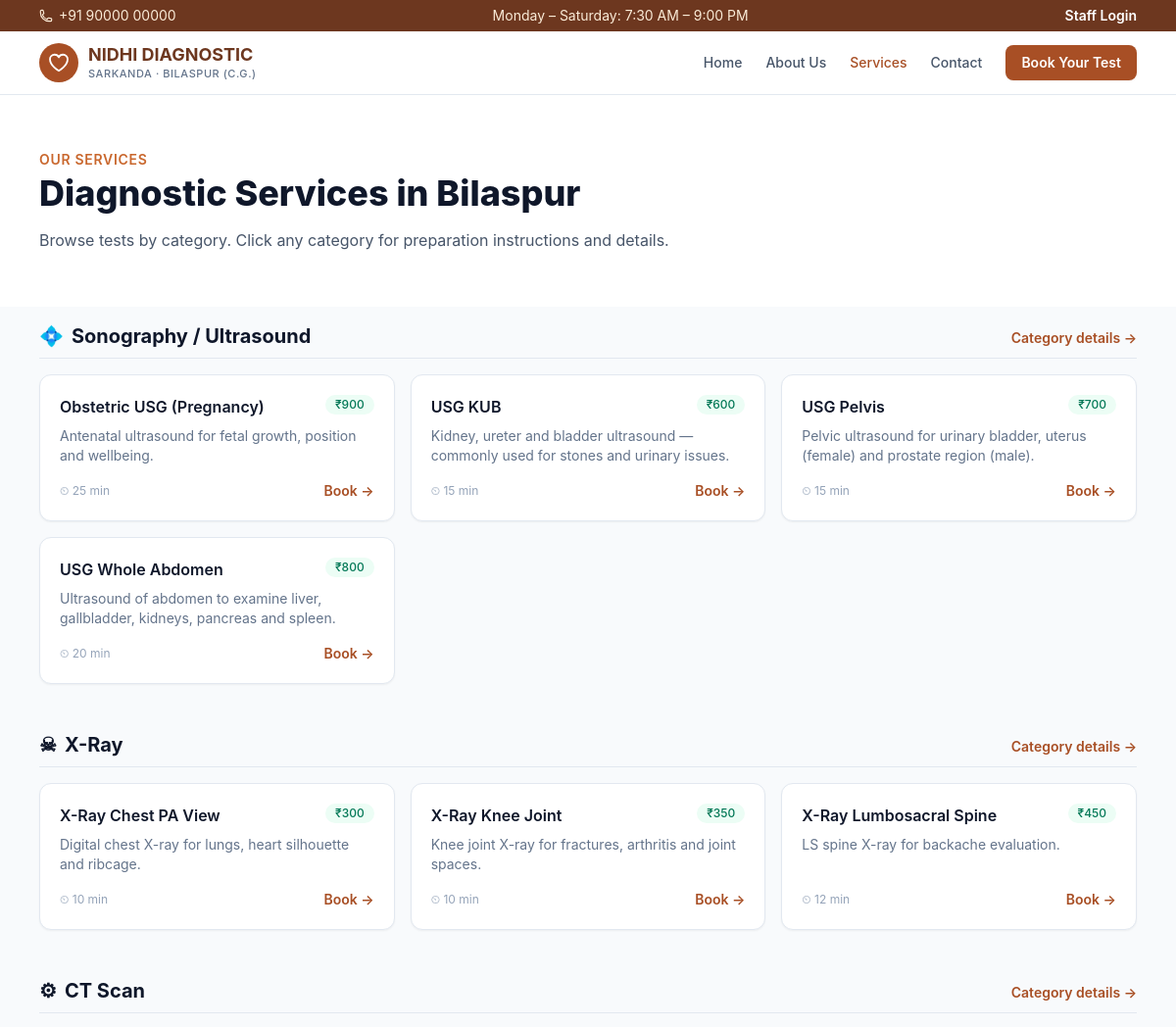
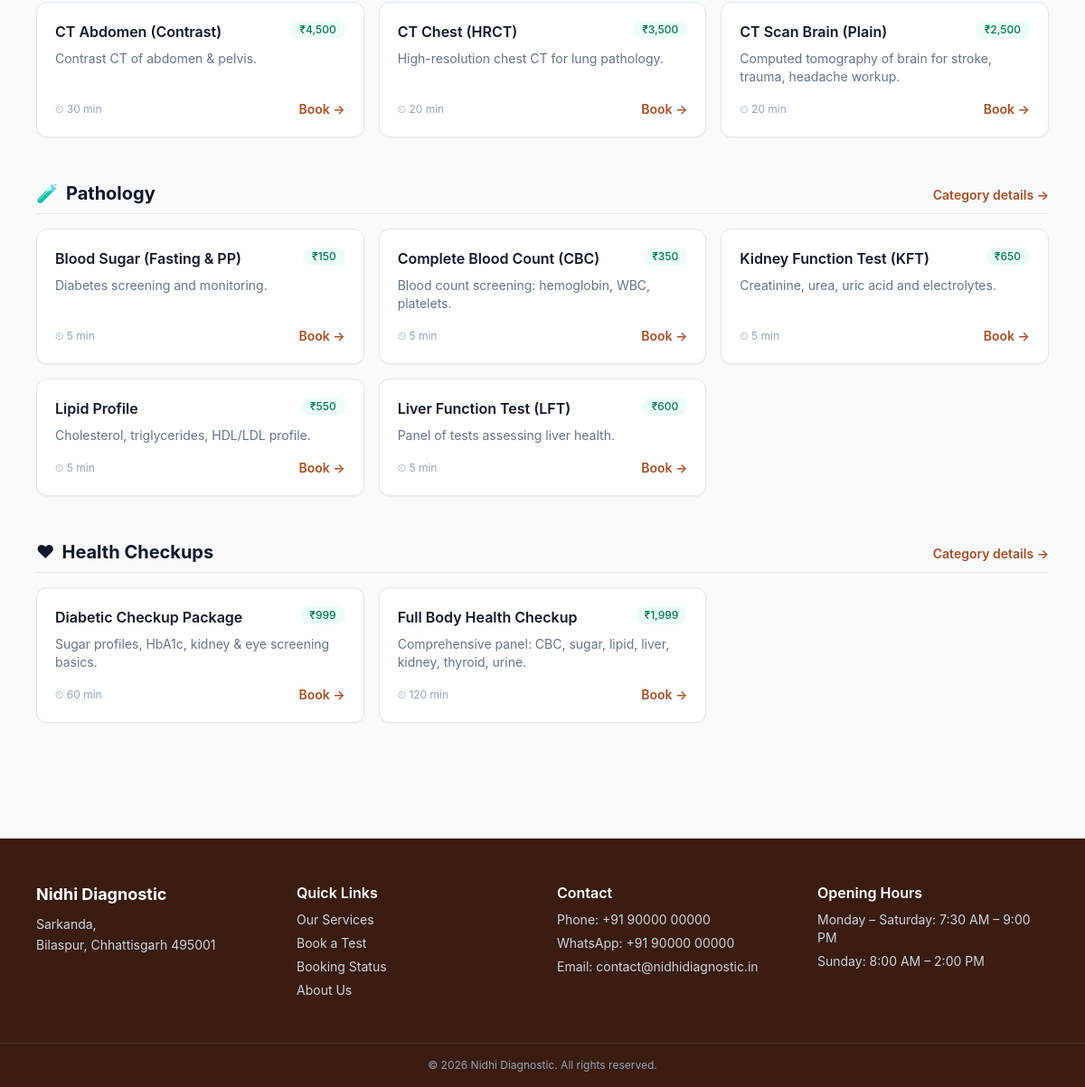
/services, run on the app's committed database (2 pictures, top to bottom).
### app/utils/helpers.py (models this page shows, shortened)
class Setting(db.Model):
    __tablename__ = "settings"
    key = db.Column(db.String(64), primary_key=True)
    value = db.Column(db.Text, nullable=False, default="")
    updated_at = db.Column(
        db.DateTime, default=lambda: datetime.now(timezone.utc).replace(tzinfo=None),
        onupdate=lambda: datetime.now(timezone.utc).replace(tzinfo=None),
    )
    updated_by = db.Column(db.Integer, db.ForeignKey("users.id", ondelete="SET NULL"))

### app/models/service.py (models this page shows, shortened)
class ServiceCategory(db.Model, TimestampMixin):
    __tablename__ = "service_categories"
    id = db.Column(db.Integer, primary_key=True)
    name = db.Column(db.String(96), unique=True, nullable=False)
    slug = db.Column(db.String(96), unique=True, nullable=False, index=True)
    icon = db.Column(db.String(64))  # inline svg key / emoji
    description = db.Column(db.Text)
    sort_order = db.Column(db.Integer, default=0, nullable=False)
    is_active = db.Column(db.Boolean, default=True, nullable=False)
    services = db.relationship(
        "Service", back_populates="category", lazy="dynamic",
        order_by="Service.name",
    )

class Service(db.Model, TimestampMixin):
    __tablename__ = "services"
    id = db.Column(db.Integer, primary_key=True)
    code = db.Column(db.String(32), unique=True, nullable=False, index=True)
    name = db.Column(db.String(128), nullable=False, index=True)
    category_id = db.Column(
        db.Integer, db.ForeignKey("service_categories.id"), nullable=False
    )
    description = db.Column(db.Text)
    preparation_instructions = db.Column(db.Text)
    duration_minutes = db.Column(db.Integer, default=30)
    price = db.Column(db.Numeric(10, 2), nullable=False, default=0)
    show_price_public = db.Column(db.Boolean, default=True, nullable=False)
    discount_eligible = db.Column(db.Boolean, default=True, nullable=False)
    tax_percent = db.Column(db.Numeric(5, 2), default=0, nullable=False)
    requires_appointment = db.Column(db.Boolean, default=True, nullable=False)
    is_active = db.Column(db.Boolean, default=True, nullable=False)
    category = db.relationship("ServiceCategory", back_populates="services")
    bookings = db.relationship(
        "BookingService", back_populates="service", lazy="dynamic"
    )

### app/website/routes.py (the view)
@website_bp.route("/services")
def services():
    cats = _active_categories()
    show_prices = show_public_prices()
    return render_template("website/services.html", categories=cats, show_prices=show_prices)

### app/utils/helpers.py (called while the page is built)
def get_setting(key, default=""):
    row = db.session.get(Setting, key)
    if row is not None:
        return row.value
    return SETTING_DEFAULTS.get(key, default)

def show_public_prices() -> bool:
    return get_setting("show_service_prices_public", "0") in {"1", "true", "True"}

### app/website/routes.py (called while the page is built)
def _active_categories():
    return (
        ServiceCategory.query.filter_by(is_active=True)
        .order_by(ServiceCategory.sort_order, ServiceCategory.name)
        .all()
    )

### app/templates/website/services.html (shortened to what this page needs)
{% extends "website/base.html" %}
{% block content %}
<section class="bg-white">
  <div class="mx-auto max-w-6xl px-4 py-14">
    <p class="text-sm font-semibold uppercase tracking-wider text-brand-600">Our Services</p>
    <h1 class="mt-1 text-3xl font-extrabold text-slate-900 sm:text-4xl">Diagnostic Services in Bilaspur</h1>
    <p class="mt-4 max-w-2xl text-slate-600">Browse tests by category. Click any category for preparation instructions and details.</p>
  </div>
</section>
<section class="mx-auto max-w-6xl space-y-12 px-4 pb-16 pt-4">
  {% for cat in categories %}
  <div id="{{ cat.slug }}">
    <div class="flex flex-wrap items-baseline justify-between gap-2 border-b border-slate-200 pb-2">
      <h2 class="flex items-center gap-2 text-xl font-bold text-slate-900">
        <span>{{ cat.icon or '&#9877;' }}</span> {{ cat.name }}
      </h2>
      <a href="{{ url_for('website.category', slug=cat.slug) }}" class="text-sm font-semibold text-brand-700 hover:underline">Category details &rarr;</a>
    </div>
    <div class="mt-4 grid gap-4 sm:grid-cols-2 lg:grid-cols-3">
      {% for svc in cat.services.filter_by(is_active=True) %}
      <div class="card flex h-full flex-col p-5">
        <div class="flex items-start justify-between gap-2">
          <h3 class="font-semibold text-slate-900">{{ svc.name }}</h3>
          {% if show_prices and svc.show_price_public %}
          <span class="badge bg-emerald-50 text-emerald-700">&#8377;{{ '{:,.0f}'.format(svc.price) }}</span>
          {% endif %}
        </div>
        <p class="mt-2 line-clamp-2 text-sm text-slate-500">{{ svc.description }}</p>
        <div class="mt-auto flex items-center justify-between pt-4">
          <span class="text-xs text-slate-400">&#9202; {{ svc.duration_minutes or 30 }} min</span>
          <a href="{{ url_for('website.book', service=svc.id) }}" class="text-sm font-semibold text-brand-700 hover:underline">Book &rarr;</a>
        </div>
      </div>
      {% endfor %}
    </div>
  </div>
  {% endfor %}
</section>
{% endblock %}

### app/templates/website/base.html (shortened to what this page needs)
{% extends "base.html" %}
{% set nav_settings = nav_settings if nav_settings is defined else {} %}
{% block body %}
<div class="flex min-h-screen flex-col">
  <div class="bg-brand-900 text-brand-100 text-xs sm:text-sm">
    <div class="mx-auto flex max-w-6xl flex-wrap items-center justify-between gap-x-4 gap-y-1 px-4 py-1.5">
      <span class="inline-flex items-center gap-1.5">
        {{ nav_settings.phone or get_setting('phone') }}
      </span>
      <span class="hidden md:inline">{{ nav_settings.opening_hours_weekday or get_setting('opening_hours_weekday') }}</span>
      <a href="{{ url_for('admin_dash.dashboard') }}" class="font-semibold text-white hover:underline">Staff Login</a>
    </div>
  </div>
  <header class="sticky top-0 z-40 border-b border-slate-200 bg-white/95 backdrop-blur">
    <div class="mx-auto max-w-6xl px-4" x-data="{open: false}">
      <div class="flex h-16 items-center justify-between">
        <a href="{{ url_for('website.home') }}" class="flex items-center gap-2.5">
          <span class="flex h-10 w-10 items-center justify-center rounded-full bg-brand-700 text-white">
            <svg class="h-6 w-6" fill="none" stroke="currentColor" stroke-width="1.8" viewBox="0 0 24 24"><path stroke-linecap="round" stroke-linejoin="round" d="M21 8.25c0-2.485-2.099-4.5-4.688-4.5-1.935 0-3.597 1.126-4.312 2.733-.715-1.607-2.377-2.733-4.313-2.733C5.1 3.75 3 5.765 3 8.25c0 7.22 9 12 9 12s9-4.78 9-12z"/></svg>
          </span>
          <span>
            <span class="block text-lg font-bold leading-tight text-brand-900">NIDHI DIAGNOSTIC</span>
            <span class="block text-[11px] font-medium uppercase tracking-wider text-slate-500">Sarkanda &middot; Bilaspur (C.G.)</span>
          </span>
        </a>
        <nav class="hidden items-center gap-6 text-sm font-medium text-slate-600 md:flex">
          <a href="{{ url_for('website.home') }}" class="hover:text-brand-700 {% if request.endpoint == 'website.home' %}text-brand-700{% endif %}">Home</a>
          <a href="{{ url_for('website.about') }}" class="hover:text-brand-700 {% if request.endpoint == 'website.about' %}text-brand-700{% endif %}">About Us</a>
          <a href="{{ url_for('website.services') }}" class="hover:text-brand-700 {% if 'website.services' in (request.endpoint or '') or request.endpoint == 'website.category' %}text-brand-700{% endif %}">Services</a>
          <a href="{{ url_for('website.contact') }}" class="hover:text-brand-700 {% if request.endpoint == 'website.contact' %}text-brand-700{% endif %}">Contact</a>
          <a href="{{ url_for('website.book') }}" class="btn-primary">Book Your Test</a>
        </nav>
      </div>
    </div>
  </header>
  <main class="flex-1">{% block content %}{% endblock %}</main>
  <footer class="mt-16 bg-brand-950 text-slate-300">
    <div class="mx-auto grid max-w-6xl gap-8 px-4 py-12 grid-cols-1 sm:grid-cols-2 lg:grid-cols-4">
      <div>
        <p class="text-lg font-bold text-white">{{ center_name() }}</p>
        <p class="mt-2 text-sm leading-relaxed">{{ get_setting('address_line1') }},<br>{{ get_setting('address_line2') }}</p>
      </div>
      <div>
        <p class="font-semibold text-white">Quick Links</p>
        <ul class="mt-2 space-y-1.5 text-sm">
          <li><a class="hover:text-white" href="{{ url_for('website.services') }}">Our Services</a></li>
          <li><a class="hover:text-white" href="{{ url_for('website.book') }}">Book a Test</a></li>
          <li><a class="hover:text-white" href="{{ url_for('website.book_status') }}">Booking Status</a></li>
          <li><a class="hover:text-white" href="{{ url_for('website.about') }}">About Us</a></li>
        </ul>
      </div>
      <div>
        <p class="font-semibold text-white">Contact</p>
        <ul class="mt-2 space-y-1.5 text-sm">
          <li>Phone: {{ get_setting('phone') }}</li>
          <li>WhatsApp: {{ get_setting('whatsapp') }}</li>
          <li>Email: {{ get_setting('email') }}</li>
        </ul>
      </div>
      <div>
        <p class="font-semibold text-white">Opening Hours</p>
        <ul class="mt-2 space-y-1.5 text-sm">
          <li>{{ get_setting('opening_hours_weekday') }}</li>
          <li>{{ get_setting('opening_hours_sunday') }}</li>
        </ul>
      </div>
    </div>
    <div class="border-t border-white/10 py-4 text-center text-xs text-slate-400">
      &copy; {{ current_year }} {{ center_name() }}. All rights reserved.
    </div>
  </footer>
</div>
{% endblock %}

### data on the page
Setting: value "+91 90000 00000"
Setting: value "Monday – Saturday: 7:30 AM – 9:00 PM"
ServiceCategory: icon "💠", name "Sonography / Ultrasound"
Service: name "Obstetric USG (Pregnancy)", price "900", description "Antenatal ultrasound for fetal growth, position and wellbeing.", duration_minutes "25"
Service: name "USG KUB", price "600", description "Kidney, ureter and bladder ultrasound — commonly used for stones and urinary issues.", duration_minutes "15"
Service: name "USG Pelvis", price "700", description "Pelvic ultrasound for urinary bladder, uterus (female) and prostate region (male).", duration_minutes "15"
Service: name "USG Whole Abdomen", price "800", description "Ultrasound of abdomen to examine liver, gallbladder, kidneys, pancreas and spleen.", duration_minutes "20"
ServiceCategory: icon "☠", name "X-Ray"
Service: name "X-Ray Chest PA View", price "300", description "Digital chest X-ray for lungs, heart silhouette and ribcage.", duration_minutes "10"
Service: name "X-Ray Knee Joint", price "350", description "Knee joint X-ray for fractures, arthritis and joint spaces.", duration_minutes "10"
Service: name "X-Ray Lumbosacral Spine", price "450", description "LS spine X-ray for backache evaluation.", duration_minutes "12"
ServiceCategory: icon "⚙", name "CT Scan"
Service: name "CT Abdomen (Contrast)", price "4,500", description "Contrast CT of abdomen & pelvis.", duration_minutes "30"
Service: name "CT Chest (HRCT)", price "3,500", description "High-resolution chest CT for lung pathology.", duration_minutes "20"
Service: name "CT Scan Brain (Plain)", price "2,500", description "Computed tomography of brain for stroke, trauma, headache workup.", duration_minutes "20"
ServiceCategory: icon "🧪", name "Pathology"
Service: name "Blood Sugar (Fasting & PP)", price "150", description "Diabetes screening and monitoring.", duration_minutes "5"
Service: name "Complete Blood Count (CBC)", price "350", description "Blood count screening: hemoglobin, WBC, platelets.", duration_minutes "5"
Service: name "Kidney Function Test (KFT)", price "650", description "Creatinine, urea, uric acid and electrolytes.", duration_minutes "5"
Service: name "Lipid Profile", price "550", description "Cholesterol, triglycerides, HDL/LDL profile.", duration_minutes "5"
Service: name "Liver Function Test (LFT)", price "600", description "Panel of tests assessing liver health.", duration_minutes "5"
ServiceCategory: icon "❤", name "Health Checkups"
Service: name "Diabetic Checkup Package", price "999", description "Sugar profiles, HbA1c, kidney & eye screening basics.", duration_minutes "60"
Service: name "Full Body Health Checkup", price "1,999", description "Comprehensive panel: CBC, sugar, lipid, liver, kidney, thyroid, urine.", duration_minutes "120"
Setting: value "Nidhi Diagnostic"
Setting: value "Sarkanda"
Setting: value "Bilaspur, Chhattisgarh 495001"
Setting: value "+91 90000 00000"
Setting: value "contact@nidhidiagnostic.in"
Setting: value "Sunday: 8:00 AM – 2:00 PM"

### other printed values
{{ current_year }} "2026"
